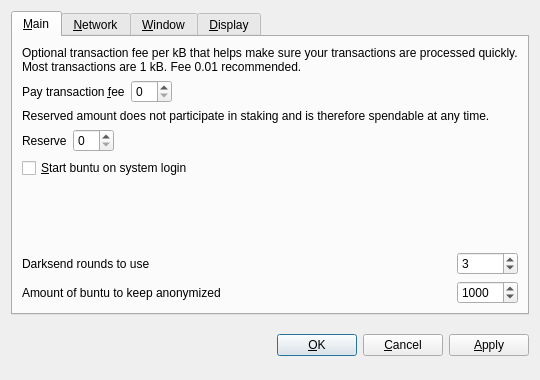
<?xml version="1.0" encoding="UTF-8"?>
<ui version="4.0">
 <class>OptionsDialog</class>
 <widget class="QDialog" name="OptionsDialog">
  <property name="geometry">
   <rect>
    <x>0</x>
    <y>0</y>
    <width>540</width>
    <height>380</height>
   </rect>
  </property>
  <property name="windowTitle">
   <string>Options</string>
  </property>
  <property name="modal">
   <bool>true</bool>
  </property>
  <layout class="QVBoxLayout" name="verticalLayout">
   <item>
    <widget class="QTabWidget" name="tabWidget">
     <property name="tabPosition">
      <enum>QTabWidget::North</enum>
     </property>
     <property name="currentIndex">
      <number>0</number>
     </property>
     <widget class="QWidget" name="tabMain">
      <attribute name="title">
       <string>&amp;Main</string>
      </attribute>
      <layout class="QGridLayout" name="gridLayout">
       <item row="0" column="0" colspan="2">
        <widget class="QLabel" name="transactionFeeInfoLabel">
         <property name="text">
          <string>Optional transaction fee per kB that helps make sure your transactions are processed quickly. Most transactions are 1 kB. Fee 0.01 recommended.</string>
         </property>
         <property name="textFormat">
          <enum>Qt::PlainText</enum>
         </property>
         <property name="wordWrap">
          <bool>true</bool>
         </property>
        </widget>
       </item>
       <item row="1" column="0">
        <layout class="QHBoxLayout" name="horizontalLayoutFee">
         <item>
          <widget class="QLabel" name="transactionFeeLabel">
           <property name="text">
            <string>Pay transaction &amp;fee</string>
           </property>
           <property name="textFormat">
            <enum>Qt::PlainText</enum>
           </property>
           <property name="buddy">
            <cstring>transactionFee</cstring>
           </property>
          </widget>
         </item>
         <item>
          <widget class="BitcoinAmountField" name="transactionFee"/>
         </item>
         <item>
          <spacer name="horizontalSpacerFee">
           <property name="orientation">
            <enum>Qt::Horizontal</enum>
           </property>
           <property name="sizeHint" stdset="0">
            <size>
             <width>40</width>
             <height>20</height>
            </size>
           </property>
          </spacer>
         </item>
        </layout>
       </item>
       <item row="2" column="0" colspan="2">
        <widget class="QLabel" name="reserveBalanceInfoLabel">
         <property name="text">
          <string>Reserved amount does not participate in staking and is therefore spendable at any time.</string>
         </property>
         <property name="textFormat">
          <enum>Qt::PlainText</enum>
         </property>
         <property name="wordWrap">
          <bool>true</bool>
         </property>
        </widget>
       </item>
       <item row="3" column="0">
        <layout class="QHBoxLayout" name="horizontalLayoutReserveBalance">
         <item>
          <widget class="QLabel" name="reserveBalanceLabel">
           <property name="text">
            <string>Reserve</string>
           </property>
           <property name="textFormat">
            <enum>Qt::PlainText</enum>
           </property>
           <property name="buddy">
            <cstring>reserveBalance</cstring>
           </property>
          </widget>
         </item>
         <item>
          <widget class="BitcoinAmountField" name="reserveBalance"/>
         </item>
         <item>
          <spacer name="horizontalSpacerReserveBalance">
           <property name="orientation">
            <enum>Qt::Horizontal</enum>
           </property>
           <property name="sizeHint" stdset="0">
            <size>
             <width>40</width>
             <height>20</height>
            </size>
           </property>
          </spacer>
         </item>
        </layout>
       </item>
       <item row="4" column="0">
        <widget class="QCheckBox" name="bitcoinAtStartup">
         <property name="toolTip">
          <string>Automatically start buntu after logging in to the system.</string>
         </property>
         <property name="text">
          <string>&amp;Start buntu on system login</string>
         </property>
        </widget>
       </item>
       <item row="5" column="0">
        <spacer name="verticalSpacer_Main">
         <property name="orientation">
          <enum>Qt::Vertical</enum>
         </property>
         <property name="sizeHint" stdset="0">
          <size>
           <width>20</width>
           <height>40</height>
          </size>
         </property>
        </spacer>
       </item>
       <item row="6" column="0">
        <widget class="QLabel" name="label">
         <property name="toolTip">
          <string>&lt;html&gt;&lt;head/&gt;&lt;body&gt;&lt;p&gt;This setting determines the amount of individual masternodes that an input will be anonymized through. More rounds of anonymization gives a higher degree of privacy, but also costs more in fees.&lt;/p&gt;&lt;/body&gt;&lt;/html&gt;</string>
         </property>
         <property name="text">
          <string>Darksend rounds to use</string>
         </property>
        </widget>
       </item>
       <item row="6" column="1">
        <widget class="QSpinBox" name="darksendRounds">
         <property name="minimum">
          <number>2</number>
         </property>
         <property name="maximum">
          <number>16</number>
         </property>
         <property name="value">
          <number>3</number>
         </property>
        </widget>
       </item>
       <item row="7" column="0">
        <widget class="QLabel" name="label_2">
         <property name="toolTip">
          <string>This amount acts as a threshold to turn off Darksend once it's reached.</string>
         </property>
         <property name="statusTip">
          <string notr="true"/>
         </property>
         <property name="whatsThis">
          <string notr="true"/>
         </property>
         <property name="accessibleName">
          <string notr="true"/>
         </property>
         <property name="accessibleDescription">
          <string notr="true"/>
         </property>
         <property name="text">
          <string>Amount of buntu to keep anonymized</string>
         </property>
        </widget>
       </item>
       <item row="7" column="1">
        <widget class="QSpinBox" name="anonymizebuntu">
         <property name="minimum">
          <number>2</number>
         </property>
         <property name="maximum">
          <number>10000</number>
         </property>
         <property name="singleStep">
          <number>10</number>
         </property>
         <property name="value">
          <number>1000</number>
         </property>
        </widget>
       </item>
      </layout>
     </widget>
     <widget class="QWidget" name="tabNetwork">
      <attribute name="title">
       <string>&amp;Network</string>
      </attribute>
      <layout class="QVBoxLayout" name="verticalLayout_Network">
       <item>
        <widget class="QCheckBox" name="mapPortUpnp">
         <property name="toolTip">
          <string>Automatically open the buntu client port on the router. This only works when your router supports UPnP and it is enabled.</string>
         </property>
         <property name="text">
          <string>Map port using &amp;UPnP</string>
         </property>
        </widget>
       </item>
       <item>
        <widget class="QCheckBox" name="connectSocks">
         <property name="toolTip">
          <string>Connect to the buntu network through a SOCKS5 proxy (e.g. when connecting through Tor).</string>
         </property>
         <property name="text">
          <string>&amp;Connect through SOCKS5 proxy:</string>
         </property>
        </widget>
       </item>
       <item>
        <layout class="QHBoxLayout" name="horizontalLayout_Network">
         <item>
          <widget class="QLabel" name="proxyIpLabel">
           <property name="text">
            <string>Proxy &amp;IP:</string>
           </property>
           <property name="textFormat">
            <enum>Qt::PlainText</enum>
           </property>
           <property name="buddy">
            <cstring>proxyIp</cstring>
           </property>
          </widget>
         </item>
         <item>
          <widget class="QValidatedLineEdit" name="proxyIp">
           <property name="maximumSize">
            <size>
             <width>140</width>
             <height>16777215</height>
            </size>
           </property>
           <property name="toolTip">
            <string>IP address of the proxy (e.g. 127.0.0.1)</string>
           </property>
          </widget>
         </item>
         <item>
          <widget class="QLabel" name="proxyPortLabel">
           <property name="text">
            <string>&amp;Port:</string>
           </property>
           <property name="textFormat">
            <enum>Qt::PlainText</enum>
           </property>
           <property name="buddy">
            <cstring>proxyPort</cstring>
           </property>
          </widget>
         </item>
         <item>
          <widget class="QLineEdit" name="proxyPort">
           <property name="maximumSize">
            <size>
             <width>55</width>
             <height>16777215</height>
            </size>
           </property>
           <property name="toolTip">
            <string>Port of the proxy (e.g. 9050)</string>
           </property>
          </widget>
         </item>
         <item>
          <spacer name="horizontalSpacer_Network">
           <property name="orientation">
            <enum>Qt::Horizontal</enum>
           </property>
           <property name="sizeHint" stdset="0">
            <size>
             <width>40</width>
             <height>20</height>
            </size>
           </property>
          </spacer>
         </item>
        </layout>
       </item>
       <item>
        <spacer name="verticalSpacer_Network">
         <property name="orientation">
          <enum>Qt::Vertical</enum>
         </property>
         <property name="sizeHint" stdset="0">
          <size>
           <width>20</width>
           <height>40</height>
          </size>
         </property>
        </spacer>
       </item>
      </layout>
     </widget>
     <widget class="QWidget" name="tabWindow">
      <attribute name="title">
       <string>&amp;Window</string>
      </attribute>
      <layout class="QVBoxLayout" name="verticalLayout_Window">
       <item>
        <widget class="QCheckBox" name="minimizeToTray">
         <property name="toolTip">
          <string>Show only a tray icon after minimizing the window.</string>
         </property>
         <property name="text">
          <string>&amp;Minimize to the tray instead of the taskbar</string>
         </property>
        </widget>
       </item>
       <item>
        <widget class="QCheckBox" name="minimizeOnClose">
         <property name="toolTip">
          <string>Minimize instead of exit the application when the window is closed. When this option is enabled, the application will be closed only after selecting Quit in the menu.</string>
         </property>
         <property name="text">
          <string>M&amp;inimize on close</string>
         </property>
        </widget>
       </item>
       <item>
        <spacer name="verticalSpacer_Window">
         <property name="orientation">
          <enum>Qt::Vertical</enum>
         </property>
         <property name="sizeHint" stdset="0">
          <size>
           <width>20</width>
           <height>40</height>
          </size>
         </property>
        </spacer>
       </item>
      </layout>
     </widget>
     <widget class="QWidget" name="tabDisplay">
      <attribute name="title">
       <string>&amp;Display</string>
      </attribute>
      <layout class="QVBoxLayout" name="verticalLayout_Display">
       <item>
        <layout class="QHBoxLayout" name="horizontalLayout_1_Display">
         <item>
          <widget class="QLabel" name="langLabel">
           <property name="text">
            <string>User Interface &amp;language:</string>
           </property>
           <property name="textFormat">
            <enum>Qt::PlainText</enum>
           </property>
           <property name="buddy">
            <cstring>lang</cstring>
           </property>
          </widget>
         </item>
         <item>
          <widget class="QValueComboBox" name="lang">
           <property name="toolTip">
            <string>The user interface language can be set here. This setting will take effect after restarting buntu.</string>
           </property>
          </widget>
         </item>
        </layout>
       </item>
       <item>
        <layout class="QHBoxLayout" name="horizontalLayout_2_Display">
         <item>
          <widget class="QLabel" name="unitLabel">
           <property name="text">
            <string>&amp;Unit to show amounts in:</string>
           </property>
           <property name="textFormat">
            <enum>Qt::PlainText</enum>
           </property>
           <property name="buddy">
            <cstring>unit</cstring>
           </property>
          </widget>
         </item>
         <item>
          <widget class="QValueComboBox" name="unit">
           <property name="toolTip">
            <string>Choose the default subdivision unit to show in the interface and when sending coins.</string>
           </property>
          </widget>
         </item>
        </layout>
       </item>
       <item>
        <widget class="QCheckBox" name="coinControlFeatures">
         <property name="toolTip">
          <string>Whether to show coin control features or not.</string>
         </property>
         <property name="text">
          <string>Display coin &amp;control features (experts only!)</string>
         </property>
        </widget>
       </item>
       <item>
        <widget class="QCheckBox" name="useBlackTheme">
         <property name="text">
          <string>Use black visual theme (requires restart)</string>
         </property>
        </widget>
       </item>
       <item>
        <spacer name="verticalSpacer_Display">
         <property name="orientation">
          <enum>Qt::Vertical</enum>
         </property>
         <property name="sizeHint" stdset="0">
          <size>
           <width>20</width>
           <height>40</height>
          </size>
         </property>
        </spacer>
       </item>
      </layout>
     </widget>
    </widget>
   </item>
   <item>
    <layout class="QHBoxLayout" name="horizontalLayout_Buttons">
     <item>
      <spacer name="horizontalSpacer_1">
       <property name="orientation">
        <enum>Qt::Horizontal</enum>
       </property>
       <property name="sizeHint" stdset="0">
        <size>
         <width>40</width>
         <height>48</height>
        </size>
       </property>
      </spacer>
     </item>
     <item>
      <widget class="QLabel" name="statusLabel">
       <property name="font">
        <font>
         <weight>75</weight>
         <bold>true</bold>
        </font>
       </property>
       <property name="text">
        <string/>
       </property>
       <property name="textFormat">
        <enum>Qt::PlainText</enum>
       </property>
       <property name="wordWrap">
        <bool>true</bool>
       </property>
      </widget>
     </item>
     <item>
      <spacer name="horizontalSpacer_2">
       <property name="orientation">
        <enum>Qt::Horizontal</enum>
       </property>
       <property name="sizeHint" stdset="0">
        <size>
         <width>40</width>
         <height>48</height>
        </size>
       </property>
      </spacer>
     </item>
     <item>
      <widget class="QPushButton" name="okButton">
       <property name="text">
        <string>&amp;OK</string>
       </property>
      </widget>
     </item>
     <item>
      <widget class="QPushButton" name="cancelButton">
       <property name="text">
        <string>&amp;Cancel</string>
       </property>
       <property name="autoDefault">
        <bool>false</bool>
       </property>
      </widget>
     </item>
     <item>
      <widget class="QPushButton" name="applyButton">
       <property name="text">
        <string>&amp;Apply</string>
       </property>
       <property name="autoDefault">
        <bool>false</bool>
       </property>
      </widget>
     </item>
    </layout>
   </item>
  </layout>
 </widget>
 <customwidgets>
  <customwidget>
   <class>BitcoinAmountField</class>
   <extends>QSpinBox</extends>
   <header>bitcoinamountfield.h</header>
   <container>1</container>
  </customwidget>
  <customwidget>
   <class>QValueComboBox</class>
   <extends>QComboBox</extends>
   <header>qvaluecombobox.h</header>
  </customwidget>
  <customwidget>
   <class>QValidatedLineEdit</class>
   <extends>QLineEdit</extends>
   <header>qvalidatedlineedit.h</header>
  </customwidget>
 </customwidgets>
 <resources/>
 <connections/>
</ui>
